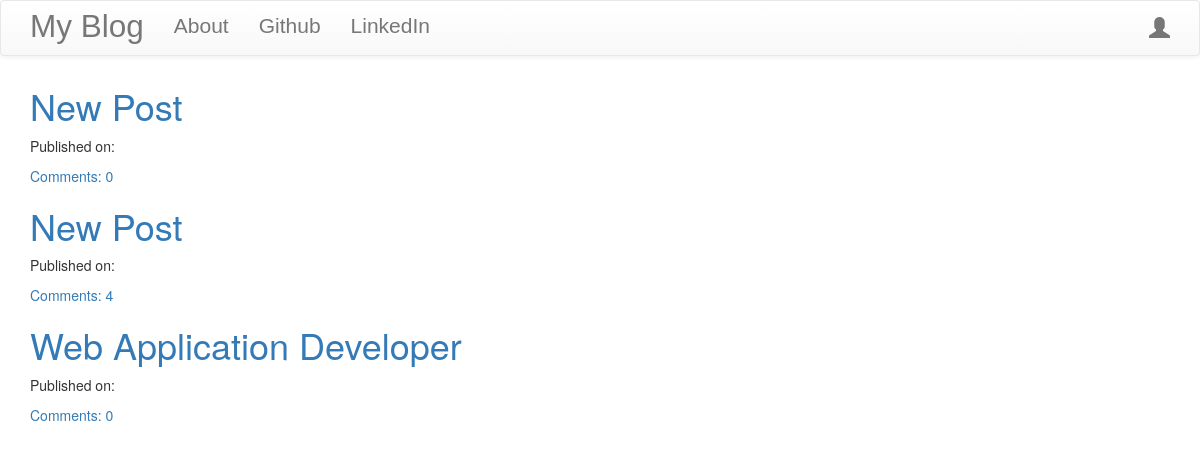
The page / on the database its author committed.
### blog/models.py (models this page shows, shortened)
class Post(models.Model):
    author = models.ForeignKey('auth.User', on_delete=models.DO_NOTHING)
    title = models.CharField(max_length=256)
    text = models.TextField()
    create_date = models.DateTimeField(default=timezone.now)
    published_date = models.DateTimeField(blank=True, null=True)
    def approve_comments(self):
        return self.comments.filter(approved_comment=True)

### blog/views.py (the view)
# urls.py: path('', views.PostListView.as_view(), name='post_list'),
class PostListView(ListView):
    model = Post
    def get_queryset(self):
        return Post.objects.filter(published_date__lte=timezone.now()).order_by('-published_date')

### blog/templates/blog/post_list.html
{% extends 'base.html' %}
{% block content %}
    <div class="centerstage">
    {% for post in post_list %}
    <div class="post">
        <h1><a href="{% url 'post_detail' pk=post.pk %}">{{ post.title }}</a></h1>
        <div class="date">
            <p>Published on: {{ post.published|date:'D M Y'}}</p>
        </div>
        <a href="{% url 'post_detail' pk=post.pk %}">Comments: {{ post.approve_comments.count }}</a>
    </div>
    {% endfor %}
    </div>
{% endblock %}

### blog/static/css/blog.css (style rules this page uses)
.centerstage { margin-left: auto; margin-right: auto; }

### rows shown on the page
Post: title "New Post", approve_comments.count "0"
Post: title "New Post", approve_comments.count "4"
Post: title "Web Application Developer", approve_comments.count "0"
